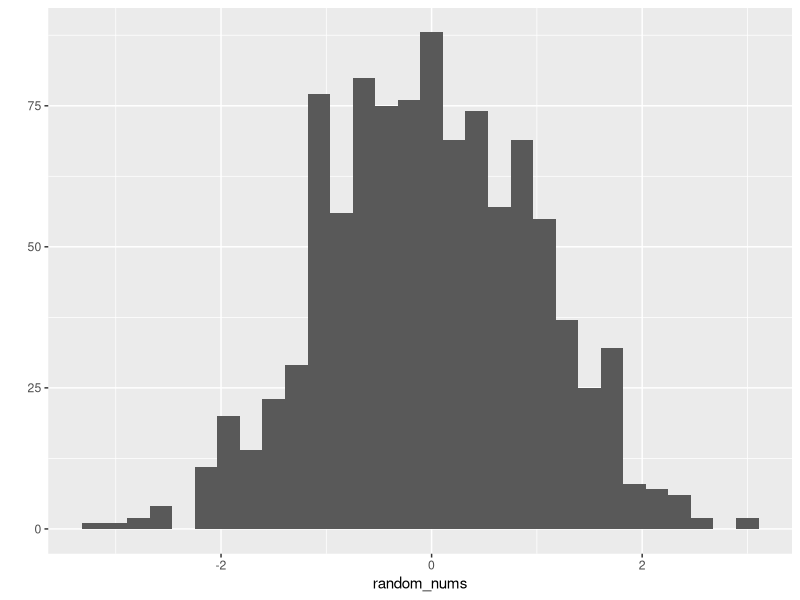

Recreate this plot in R. (Note: this script raises an error after producing the figure.)
######################
# Computational Methods Session 3
# Plotting Data and Finding Help
######################

###############
# Finding Help
###############

# At some point, you'll need help to fix an error, find the right function, etc. 
# Finding help is a skill - one of the more important skills for getting through 
# Stat 1 and Stat 2. 

# There are many good resources for R help, but let's talk about three of the best.


#### R Help Files

# First, R itself contains several features for getting help. The most important of these
# features are help files. We've looked at these a bit in prior sessions, but let's look more
# closely. Pull up the help file for the rnorm() function using a question mark. 
?rnorm

# Help files begin with a description of what the function is supposed to do. Sometimes the
# descriptions are poorly worded and (especially when you're new to R) won't always make 
# perfect sense. Googling the name of the function often gives you a better description.
# For example, try googling "R rnorm function." The first result says:
# "rnorm generates a random value from the normal distribution." Much clearer.

# Next, help files show you how the function is used. In this case, the help file is actually 
# describing a number of related functions (rnorm, dnorm, pnorm, and qnorm). Look at the 
# usage for rnorm. This function uses three arguments - n, mean, and sd. You'll notive that
# the mean and se arguments are assigned values here. These are the defaults. If you don't
# specify a mean or sd, rnorm will assume you want a mean of 0, and a standard deviation of 1.

# The next section tells you what each argument means. What does the n argument refer to? 
# We should be able to use the rnorm function now. We give it the number of observations we want
# and it gives us random numbers from the normal distribution
random_nums <- rnorm(1000)

library(ggplot2)
qplot(random_nums)

# At the end of the help file, you'll see some examples. Sometimes these are helpful, sometimes
# they're not. In the rnorm help file the examples are fairly complex, so they are less useful
# for us.


#### Google and Stack Overflow

# Stack Overflow is a website where programmers can ask for help from other programmers. 
# I would not recommend posting on Stack Overflow just yet - the community can be harsh if
# you ask a question that has been answered before or if your question doesn't follow the 
# (fairly strict) formatting guidelines. However, most questions you will have as a 
# beginner have been asked before, so Stack Overflow is a good resource. 

# Most of the time, you'll get to Stack Overflow naturally when you google a question. 
# I tend to format my Google queries like this: "R function arrange" or 
# "R error [paste error message here]". Make sure to take any names specific to your code
# out before you search. For example, if you had an error with the animals dataset, make sure
# to remove any references to that dataset. 

# You'll probably find several questions or errors that look similar to yours. Stack Overflow
# uses an upvote/downvote system similar to Reddit. When you click on different Stack Overflow
# links, look for questions (and especially answers) that have many upvotes. These are most
# likely to work for you. Also look for answers that are relatively recent. R changes over time
# and new packages are developed, so newer solutions are often easier to implement.

# Take a look at some Stack Overflow answers:

# Reshaping data
#https://stackoverflow.com/questions/5890584/how-to-reshape-data-from-long-to-wide-format
# Can you figure out what reshaping the data means?


#### R Cookbook and other R reference books

# You might also benefit from some sort of R reference. My favorites are:

# 1. The R Cookbook series (R Cookbook and R Graphics Cookbook)
# The R cookbook series is "task-oriented." You search for the task you are trying to accomplish
# and then the cookbook teaches you the principles you need to complete the task. It's a great
# book to have sitting on your bookshelf when you need it. 

# 2. R for Data Science
# This is a more traditional "textbook" style book that takes you through from very basic 
# principles all the way through building models. This is an extremely popular book for learning
# R, and if you'd like another, more in-depth version of the material we're covering in our class,
# you can't go wrong here. In programming, having things explained to you in multiple, different
# ways is often really helpful, so working through this book could be very valuable. 


# Both of these books are also available for free online!












######################
# Data visualization with ggplot
######################

# ggplot2 is an extremely powerful package in R that can make pretty much any type of chart
# can think of. It takes some time to get used to, but we'll give you your first exposure
# today. 

# One of the coolest functions in the ggplot package is qplot(). The q stands for "quick."
# qplot is fantastic for a quick and dirty look at your data. qplot looks at the data that
# you give it, and guesses what type of chart you want to see. Generally, when you pass 
# qplot one variable, it will give you a histogram. When you give it two variables, it
# will give you a scatterplot. First variable will be x, second will be y.
# Here's some examples:

qplot(inequality_data$gini)

qplot(inequality_data$year, inequality_data$gini)

# Now try using quickplot to chart the Gini coefficient on the x axis and state name on the 
# y axis




# The main workhorse function in ggplot is just called ggplot. Look up the help file for the 
# ggplot function, and see if you can make sense of how to use it. Hint: there are examples 
# at the bottom of the help file.

###########################
# An aside about help files
###########################
# Help files can be really helpful, especially when you start to get used to the way people
# about different things in R. For example, the stuff you put into functions are called
# arguments. The help file will tell you what the arguments for each funtion are called. 
# Most functions have some arguments that are REQUIRED and others that you use only if you
# need them. This won't make much sense to you right now, but the "usage" section of the help
# file shows you the "defaults" for each argument. The function will use these defaults unless
# you explicitly set them.  
###########################


# Essentially, ggplot takes a dataframe as its first argument, and then you use the aes()
# function as the second argument. Inside the aes function, you tell R which variables
# to use for different things. For example, here's the code to use the inequality dataframe
# with the year on the x axis and the gini coefficient on the y axis:
ggplot(inequality_data, aes(x=year, y=gini))

# If you run that line, you'll notice you get a blank plot. That's because we haven't added
# the other important piece of a ggplot plot - a geom(). Geom's are basically templates that
# ggplot uses to make different types of charts. For example, if we want a scatterplot we
# would use geom_point(). 

# The way ggplot works is by adding layers on top of each other. The ggplot command you used
# above gave you the axes, and the geom will actually plot your data. To add a layer, you use
# the plus sign. Here's how to add point data on top of the ggplot you create above:
ggplot(inequality_data, aes(x=year, y=gini)) +
  geom_point()

# Exercise 6: Your First Plot


# When you want to customize your plot, you just keep adding more layers. 
# Here's some examples that show how to change your plot's title, coloring, axis labels, etc.
ggplot(inequality_data, aes(x=year, y=gini)) +
  geom_point() +
  ggtitle("Gini Coefficients Over Time") +
  ylim(c(0,1)) +
  ylab("Gini Coefficient") +
  xlab("Year") +
  theme_minimal()

# Spend some time customizing the plot you made in exercise 6


# You can also add more geom's to your plot. For example, if we want to add a loess curve
# to the plot we've been working with, we can add a geom_smooth(). 
ggplot(inequality_data, aes(x=year, y=gini)) +
  geom_point() +
  ggtitle("Gini Coefficients Over Time") +
  ylim(c(0,1)) +
  ylab("Gini Coefficient") +
  xlab("Year") +
  theme_minimal() +
  geom_smooth(method = "loess", size = 1.5)

# We could also add a third variable using the color, size, or shape of the points.
# Try using help files and google to figure out how to color each point using the
# `rmeandev` variable
ggplot(inequality_data, aes(x=year, y=gini, color=rmeandev)) +
  geom_point() +
  ggtitle("Gini Coefficients Over Time") +
  ylim(c(0,1)) +
  ylab("Gini Coefficient") +
  xlab("Year") +
  theme_minimal() +
  geom_smooth(method = "loess", size = 1.5)

# The great thing about ggplot is that you can do a bunch of complex things, but you can add
# it bit by bit. You don't have to know exactly what you want before going in, you can 
# tinker with all these little pieces. 

# Now lets combine the things we learned about cleaning data and what we learned about 
# making charts!

# Exercise 7: Putting dplyr and ggplot together.















